Frame 1 (no input): blank canvas, image omitted
Frame 60 (no input): blank canvas, image omitted
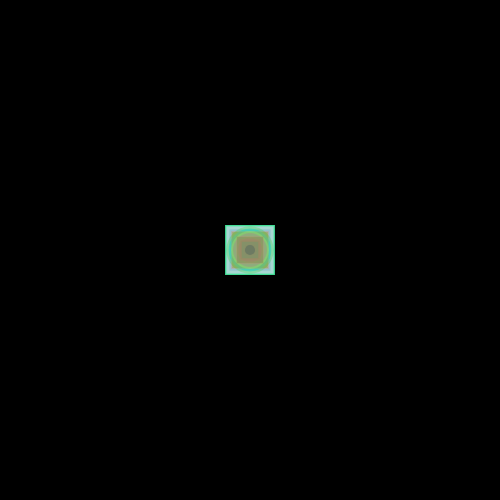
Frame 120 (the mouse pressed at the canvas centre since frame 60)

The p5.js sketch whose frames 1 and 60 were blank and that drew this single picture after the mouse press (run headless with seeded random() and noise() and a simulated clock; from frame 60 on, the mouse is pressed at the canvas centre):

// p5.js sketch
// ── sketch.js
let trail = [];

function setup() {
  createCanvas(500, 500);
}

function draw() {
  background(0); // Dark background to highlight the trail

  // Draw the trail
  for (let i = 0; i < trail.length; i++) {
    let transparency = map(i, 0, trail.length, 255, 50);
    fill(trail[i].color[0], trail[i].color[1], trail[i].color[2], transparency);
    noStroke();
    if (trail[i].shape === 'circle') {
      ellipse(trail[i].x, trail[i].y, trail[i].size, trail[i].size);
    } else {
      rectMode(CENTER);
      rect(trail[i].x, trail[i].y, trail[i].size, trail[i].size);
    }
  }

  // If mouse is pressed, add a new element to the trail
  if (mouseIsPressed) {
    let color = [random(0, 255), random(0, 255), random(0, 255)];
    let shape = random(['circle', 'square']);
    trail.push({ x: mouseX, y: mouseY, size: random(10, 50), color: color, shape: shape });

    // Limit the trail length
    if (trail.length > 50) {
      trail.splice(0, 1);
    }
  }
}
